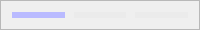
               <widget class="QFrame" name="swphn_status_bar">
                <property name="minimumSize">
                 <size>
                  <width>0</width>
                  <height>30</height>
                 </size>
                </property>
                <property name="maximumSize">
                 <size>
                  <width>16777215</width>
                  <height>30</height>
                 </size>
                </property>
                <property name="frameShape">
                 <enum>QFrame::StyledPanel</enum>
                </property>
                <property name="frameShadow">
                 <enum>QFrame::Raised</enum>
                </property>
                <layout class="QHBoxLayout" name="horizontalLayout_7">
                 <property name="spacing">
                  <number>9</number>
                 </property>
                 <item>
                  <widget class="QFrame" name="swphn_email">
                   <property name="styleSheet">
                    <string notr="true">QFrame {
	background-color: rgb(185, 186, 255);
	border-radius: 6px;
}</string>
                   </property>
                   <property name="frameShape">
                    <enum>QFrame::StyledPanel</enum>
                   </property>
                   <property name="frameShadow">
                    <enum>QFrame::Raised</enum>
                   </property>
                  </widget>
                 </item>
                 <item>
                  <widget class="QFrame" name="swphn_otp">
                   <property name="styleSheet">
                    <string notr="true">QFrame {
	background-color: rgb(235, 235, 235);
	border-radius: 6px;
}</string>
                   </property>
                   <property name="frameShape">
                    <enum>QFrame::StyledPanel</enum>
                   </property>
                   <property name="frameShadow">
                    <enum>QFrame::Raised</enum>
                   </property>
                  </widget>
                 </item>
                 <item>
                  <widget class="QFrame" name="swphn_signup">
                   <property name="styleSheet">
                    <string notr="true">QFrame {
	background-color: rgb(235, 235, 235);
	border-radius: 6px;
}</string>
                   </property>
                   <property name="frameShape">
                    <enum>QFrame::StyledPanel</enum>
                   </property>
                   <property name="frameShadow">
                    <enum>QFrame::Raised</enum>
                   </property>
                  </widget>
                 </item>
                </layout>
               </widget>
